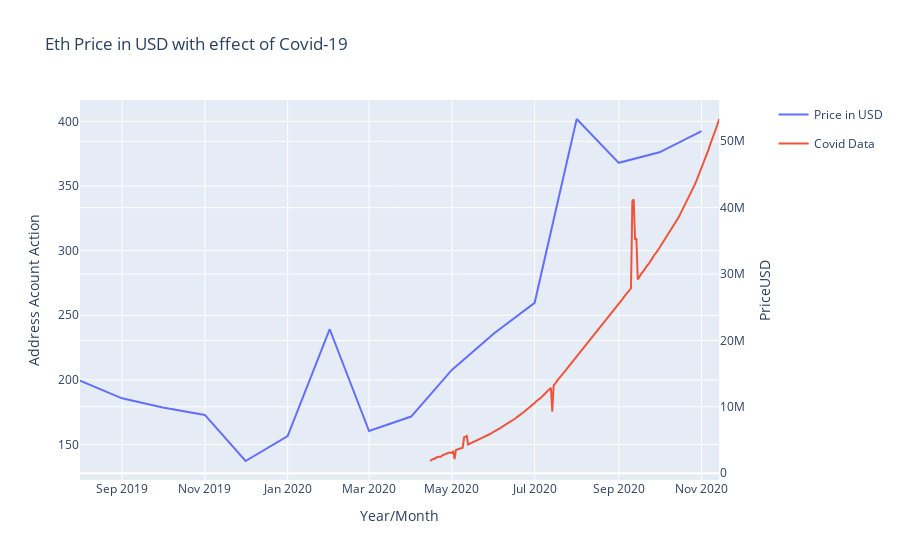

The cell this chart's notebook holds for it:
### Code cell
subfig = make_subplots(specs=[[{"secondary_y": True}]])

# create two independent figures with px.line each containing data from multiple columns
fig = px.line(before_and_after_eth_new, x= "yearmonth", y="PriceUSD",color="price")#, render_mode="webgl",)
fig2 = px.line(coviddata,x="Date",y="TotalConfirmed", color = "covid")#, render_mode="webgl",)

fig2.update_traces(yaxis="y2")

subfig.add_traces(fig.data + fig2.data)
subfig.layout.xaxis.title="Year/Month"
subfig.layout.yaxis.title="Address Acount Action"
#subfig.layout.yaxis2.type="log"
subfig.layout.yaxis2.title="PriceUSD"
# recoloring is necessary otherwise lines from fig und fig2 would share each color
# e.g. Linear-, Log- = blue; Linear+, Log+ = red... we don't want this
subfig.for_each_trace(lambda t: t.update(line=dict(color=t.marker.color)))
subfig.update_layout(title_text = "Eth Price in USD with effect of Covid-19")
subfig.show()

### Figure 1 — Plotly figure (JSON) as saved in the notebook; plotly's stock layout.template omitted (floating-point values rounded to 4 significant figures; data arrays with more than 128 entries replaced by an {"elided": "..."} marker saying what was removed)
{"data": [{"hovertemplate": "price=Price in USD<br>yearmonth=%{x}<br>PriceUSD=%{y}<extra></extra>", "legendgroup": "Price in USD", "line": {"dash": "solid"}, "mode": "lines", "name": "Price in USD", "orientation": "v", "showlegend": true, "type": "scatter", "x": ["2019-08", "2019-09", "2019-10", "2019-11", "2019-12", "2020-01", "2020-02", "2020-03", "2020-04", "2020-05", "2020-06", "2020-07", "2020-08", "2020-09", "2020-10", "2020-11"], "xaxis": "x", "y": [199.5, 185.8, 178.6, 172.9, 137.2, 156.5, 239.2, 160.4, 171.6, 207.7, 235.8, 259.6, 401.9, 367.9, 376.1, 392.4], "yaxis": "y"}, {"hovertemplate": "covid=Covid Data<br>Date=%{x}<br>TotalConfirmed=%{y}<extra></extra>", "legendgroup": "Covid Data", "line": {"dash": "solid"}, "mode": "lines", "name": "Covid Data", "orientation": "v", "showlegend": true, "type": "scatter", "x": {"elided": "207 str values"}, "xaxis": "x", "y": {"elided": "207 int values"}, "yaxis": "y2"}], "layout": {"autosize": true, "title": {"text": "Eth Price in USD with effect of Covid-19"}, "xaxis": {"anchor": "y", "autorange": true, "domain": [0, 0.94], "range": ["2019-08-01", "2020-11-14"], "title": {"text": "Year/Month"}, "type": "date"}, "yaxis": {"anchor": "x", "autorange": true, "domain": [0, 1], "range": [122.5, 416.6], "title": {"text": "Address Acount Action"}, "type": "linear"}, "yaxis2": {"anchor": "x", "autorange": true, "overlaying": "y", "range": [-1024000.0, 56220000.0], "side": "right", "title": {"text": "PriceUSD"}, "type": "linear"}}}
